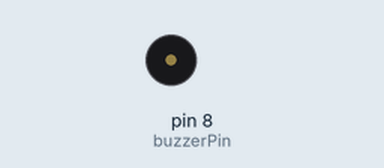
Recording of a sketch running on a simulated Arduino Uno, built with avr-gcc and run on an emulated ATmega328P. Parts: buzzer (waves = sounding).

Above: at 1.11 s.
At 3.76 s:
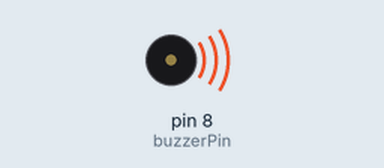
Timing chart, 0 to 5.3 s (numbered marks = the images above):
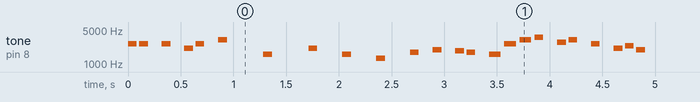

The sketch:

buzzer_HW508.ino
```cpp
// Notaların frekans tanımları
#define NOTE_B0  31
#define NOTE_C1  33
#define NOTE_D1  37
#define NOTE_E1  41
#define NOTE_F1  44
#define NOTE_G1  49
#define NOTE_A1  55
#define NOTE_B1  62
#define NOTE_C2  65
#define NOTE_D2  73
#define NOTE_E2  82
#define NOTE_F2  87
#define NOTE_G2  98
#define NOTE_A2  110
#define NOTE_B2  123
#define NOTE_C3  131
#define NOTE_D3  147
#define NOTE_E3  165
#define NOTE_F3  175
#define NOTE_G3  196
#define NOTE_A3  220
#define NOTE_B3  247
#define NOTE_C4  262
#define NOTE_D4  294
#define NOTE_E4  330
#define NOTE_F4  349
#define NOTE_G4  392
#define NOTE_A4  440
#define NOTE_B4  494
#define NOTE_C5  523
#define NOTE_D5  587
#define NOTE_E5  659
#define NOTE_F5  698
#define NOTE_G5  784
#define NOTE_A5  880
#define NOTE_B5  988
#define NOTE_C6  1047
#define NOTE_D6  1175
#define NOTE_E6  1319
#define NOTE_F6  1397
#define NOTE_G6  1568
#define NOTE_A6  1760
#define NOTE_B6  1976
#define NOTE_C7  2093
#define NOTE_D7  2349
#define NOTE_E7  2637
#define NOTE_F7  2794
#define NOTE_G7  3136
#define NOTE_A7  3520
#define NOTE_B7  3951
#define NOTE_C8  4186
#define NOTE_D8  4699
#define NOTE_AS6 1865

// Buzzer'ın bağlı olduğu pin
const int buzzerPin = 8;

// Mario Teması Notaları
int melody[] = {
  NOTE_E7, NOTE_E7, 0, NOTE_E7, 0, NOTE_C7, NOTE_E7, 0,
  NOTE_G7, 0, 0,  0, NOTE_G6, 0, 0, 0,
  NOTE_C7, 0, 0, NOTE_G6, 0, 0, NOTE_E6, 0,
  0, NOTE_A6, 0, NOTE_B6, 0, NOTE_AS6, NOTE_A6, 0,
  NOTE_G6, NOTE_E7, NOTE_G7, NOTE_A7, 0, NOTE_F7, NOTE_G7,
  0, NOTE_E7, 0, NOTE_C7, NOTE_D7, NOTE_B6, 0, 0
};

// Notaların süreleri (4 = çeyrek nota, 8 = sekizlik vb.)
int tempo[] = {
  12, 12, 12, 12, 12, 12, 12, 12,
  12, 12, 12, 12, 12, 12, 12, 12,
  12, 12, 12, 12, 12, 12, 12, 12,
  12, 12, 12, 12, 12, 12, 12, 12,
  9, 9, 9, 12, 12, 12, 12,
  12, 12, 12, 12, 12, 12, 12, 12
};

void setup() {
  pinMode(buzzerPin, OUTPUT);
}

void loop() {
  int size = sizeof(melody) / sizeof(int);
  for (int thisNote = 0; thisNote < size; thisNote++) {
    // Nota süresini hesapla (1000ms / tempo değeri)
    int noteDuration = 1000 / tempo[thisNote];

    tone(buzzerPin, melody[thisNote], noteDuration);

    // Notalar arası küçük bir bekleme (seslerin karışmaması için)
    int pauseBetweenNotes = noteDuration * 1.30;
    delay(pauseBetweenNotes);

    // Sesi durdur
    noTone(buzzerPin);
  }

  delay(3000); // Müziği tekrar çalmadan önce 3 saniye bekle
}
```

Measured:
- by itself, tone on pin 8 (buzzerPin): plays 2637 Hz for 0.08 s, 2637 Hz for 0.08 s, 2637 Hz for 0.08 s, 2093 Hz for 0.08 s, 2637 Hz for 0.08 s, 3136 Hz for 0.08 s … (384 notes in this stretch)
